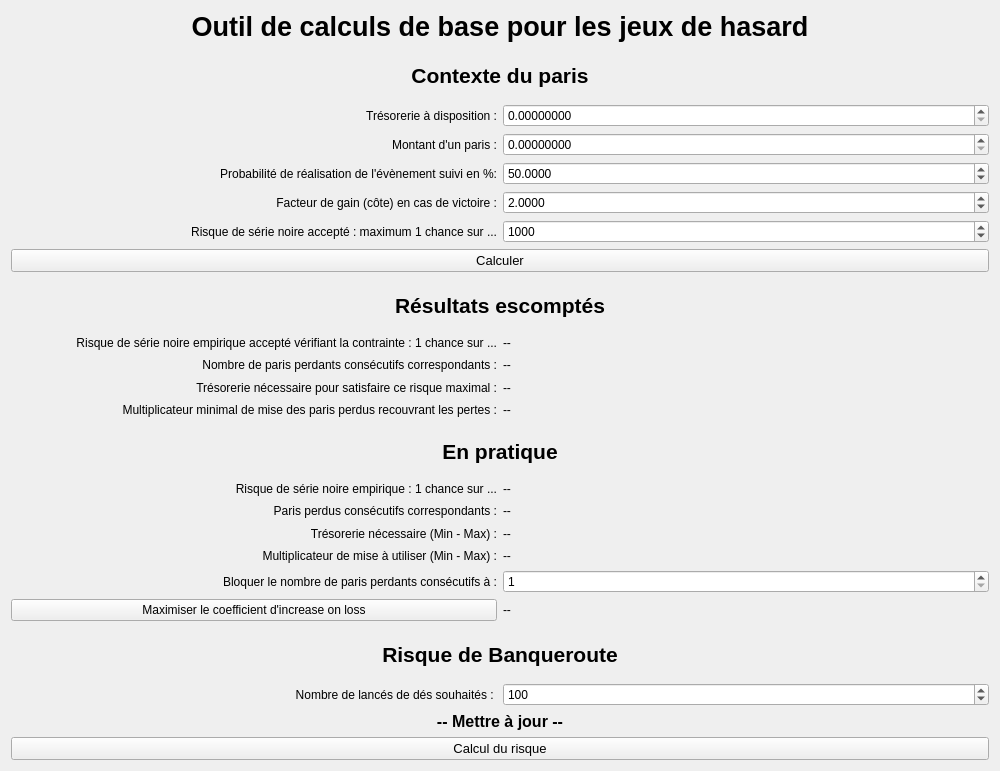
<?xml version="1.0" encoding="UTF-8"?>
<ui version="4.0">
 <class>DiceCalculator</class>
 <widget class="QWidget" name="DiceCalculator">
  <property name="geometry">
   <rect>
    <x>0</x>
    <y>0</y>
    <width>1000</width>
    <height>771</height>
   </rect>
  </property>
  <property name="windowTitle">
   <string>Form</string>
  </property>
  <layout class="QGridLayout" name="gridLayout">
   <item row="11" column="0" colspan="2">
    <widget class="QLabel" name="labelTheoreticalResults">
     <property name="font">
      <font>
       <pointsize>16</pointsize>
       <weight>75</weight>
       <bold>true</bold>
      </font>
     </property>
     <property name="text">
      <string>Résultats escomptés</string>
     </property>
     <property name="alignment">
      <set>Qt::AlignCenter</set>
     </property>
    </widget>
   </item>
   <item row="14" column="1">
    <widget class="QLabel" name="labelOutputLostBetGoal">
     <property name="text">
      <string>--</string>
     </property>
    </widget>
   </item>
   <item row="22" column="0">
    <widget class="QLabel" name="labelPracticalCash">
     <property name="text">
      <string>Trésorerie nécessaire (Min - Max) :</string>
     </property>
     <property name="alignment">
      <set>Qt::AlignRight|Qt::AlignTrailing|Qt::AlignVCenter</set>
     </property>
    </widget>
   </item>
   <item row="21" column="0">
    <widget class="QLabel" name="labelPracticalLostBet">
     <property name="text">
      <string>Paris perdus consécutifs correspondants :</string>
     </property>
     <property name="alignment">
      <set>Qt::AlignRight|Qt::AlignTrailing|Qt::AlignVCenter</set>
     </property>
    </widget>
   </item>
   <item row="16" column="0">
    <widget class="QLabel" name="labelMultiplyGoal">
     <property name="text">
      <string>Multiplicateur minimal de mise des paris perdus recouvrant les pertes :</string>
     </property>
     <property name="alignment">
      <set>Qt::AlignRight|Qt::AlignTrailing|Qt::AlignVCenter</set>
     </property>
    </widget>
   </item>
   <item row="23" column="0">
    <widget class="QLabel" name="labelPracticalMultiply">
     <property name="text">
      <string>Multiplicateur de mise à utiliser (Min - Max) :</string>
     </property>
     <property name="alignment">
      <set>Qt::AlignRight|Qt::AlignTrailing|Qt::AlignVCenter</set>
     </property>
    </widget>
   </item>
   <item row="4" column="1">
    <widget class="QDoubleSpinBox" name="doubleSpinBox_Cash">
     <property name="locale">
      <locale language="English" country="UnitedStates"/>
     </property>
     <property name="decimals">
      <number>8</number>
     </property>
     <property name="maximum">
      <double>999999999999.000000000000000</double>
     </property>
     <property name="singleStep">
      <double>0.000010000000000</double>
     </property>
    </widget>
   </item>
   <item row="27" column="0" colspan="2">
    <widget class="QLabel" name="labelBankruptcy">
     <property name="font">
      <font>
       <pointsize>16</pointsize>
       <weight>75</weight>
       <bold>true</bold>
      </font>
     </property>
     <property name="text">
      <string>Risque de Banqueroute</string>
     </property>
     <property name="alignment">
      <set>Qt::AlignCenter</set>
     </property>
    </widget>
   </item>
   <item row="13" column="0">
    <widget class="QLabel" name="labelBlackRiskGoal">
     <property name="text">
      <string>Risque de série noire empirique accepté vérifiant la contrainte : 1 chance sur ...</string>
     </property>
     <property name="alignment">
      <set>Qt::AlignRight|Qt::AlignTrailing|Qt::AlignVCenter</set>
     </property>
    </widget>
   </item>
   <item row="23" column="1">
    <widget class="QLabel" name="labelOutputPracticalMultiply">
     <property name="text">
      <string>--</string>
     </property>
    </widget>
   </item>
   <item row="6" column="0">
    <widget class="QLabel" name="labelProba">
     <property name="text">
      <string>Probabilité de réalisation de l'évènement suivi en %:</string>
     </property>
     <property name="alignment">
      <set>Qt::AlignRight|Qt::AlignTrailing|Qt::AlignVCenter</set>
     </property>
    </widget>
   </item>
   <item row="21" column="1">
    <widget class="QLabel" name="labelOutputPracticalLostBet">
     <property name="text">
      <string>--</string>
     </property>
    </widget>
   </item>
   <item row="29" column="1">
    <widget class="QSpinBox" name="spinBoxDiceNumber">
     <property name="maximum">
      <number>1000000</number>
     </property>
     <property name="singleStep">
      <number>100</number>
     </property>
     <property name="value">
      <number>100</number>
     </property>
    </widget>
   </item>
   <item row="26" column="0" colspan="2">
    <spacer name="horizontalSpacer_4">
     <property name="orientation">
      <enum>Qt::Horizontal</enum>
     </property>
     <property name="sizeHint" stdset="0">
      <size>
       <width>30</width>
       <height>15</height>
      </size>
     </property>
    </spacer>
   </item>
   <item row="19" column="0" colspan="2">
    <spacer name="horizontalSpacer_7">
     <property name="orientation">
      <enum>Qt::Horizontal</enum>
     </property>
     <property name="sizeHint" stdset="0">
      <size>
       <width>20</width>
       <height>10</height>
      </size>
     </property>
    </spacer>
   </item>
   <item row="10" column="0" colspan="2">
    <spacer name="horizontalSpacer_2">
     <property name="orientation">
      <enum>Qt::Horizontal</enum>
     </property>
     <property name="sizeHint" stdset="0">
      <size>
       <width>30</width>
       <height>15</height>
      </size>
     </property>
    </spacer>
   </item>
   <item row="20" column="0">
    <widget class="QLabel" name="labelPracticalRisk">
     <property name="text">
      <string>Risque de série noire empirique : 1 chance sur ...</string>
     </property>
     <property name="alignment">
      <set>Qt::AlignRight|Qt::AlignTrailing|Qt::AlignVCenter</set>
     </property>
    </widget>
   </item>
   <item row="31" column="0" colspan="2">
    <widget class="QPushButton" name="pushButtonCalculateRisk">
     <property name="font">
      <font>
       <pointsize>10</pointsize>
      </font>
     </property>
     <property name="text">
      <string>Calcul du risque</string>
     </property>
    </widget>
   </item>
   <item row="12" column="0" colspan="2">
    <spacer name="horizontalSpacer_6">
     <property name="orientation">
      <enum>Qt::Horizontal</enum>
     </property>
     <property name="sizeHint" stdset="0">
      <size>
       <width>20</width>
       <height>10</height>
      </size>
     </property>
    </spacer>
   </item>
   <item row="15" column="0">
    <widget class="QLabel" name="labelCashGoal">
     <property name="text">
      <string>Trésorerie nécessaire pour satisfaire ce risque maximal :</string>
     </property>
     <property name="alignment">
      <set>Qt::AlignRight|Qt::AlignTrailing|Qt::AlignVCenter</set>
     </property>
    </widget>
   </item>
   <item row="7" column="1">
    <widget class="QDoubleSpinBox" name="doubleSpinBox_Payout">
     <property name="locale">
      <locale language="English" country="UnitedStates"/>
     </property>
     <property name="decimals">
      <number>4</number>
     </property>
     <property name="maximum">
      <double>100000000.000000000000000</double>
     </property>
     <property name="singleStep">
      <double>0.010000000000000</double>
     </property>
     <property name="value">
      <double>2.000000000000000</double>
     </property>
    </widget>
   </item>
   <item row="29" column="0">
    <widget class="QLabel" name="labelDiceNumber">
     <property name="text">
      <string>Nombre de lancés de dés souhaités : </string>
     </property>
     <property name="alignment">
      <set>Qt::AlignRight|Qt::AlignTrailing|Qt::AlignVCenter</set>
     </property>
    </widget>
   </item>
   <item row="5" column="0">
    <widget class="QLabel" name="labelBet">
     <property name="text">
      <string>Montant d'un paris :</string>
     </property>
     <property name="alignment">
      <set>Qt::AlignRight|Qt::AlignTrailing|Qt::AlignVCenter</set>
     </property>
    </widget>
   </item>
   <item row="15" column="1">
    <widget class="QLabel" name="labelOutputCashGoal">
     <property name="text">
      <string>--</string>
     </property>
    </widget>
   </item>
   <item row="22" column="1">
    <widget class="QLabel" name="labelOutputPracticalCash">
     <property name="text">
      <string>--</string>
     </property>
    </widget>
   </item>
   <item row="2" column="0" colspan="2">
    <widget class="QLabel" name="labelInputs">
     <property name="font">
      <font>
       <pointsize>16</pointsize>
       <weight>75</weight>
       <bold>true</bold>
      </font>
     </property>
     <property name="text">
      <string>Contexte du paris</string>
     </property>
     <property name="alignment">
      <set>Qt::AlignCenter</set>
     </property>
    </widget>
   </item>
   <item row="3" column="0" colspan="2">
    <spacer name="horizontalSpacer_5">
     <property name="orientation">
      <enum>Qt::Horizontal</enum>
     </property>
     <property name="sizeHint" stdset="0">
      <size>
       <width>20</width>
       <height>10</height>
      </size>
     </property>
    </spacer>
   </item>
   <item row="18" column="0" colspan="2">
    <widget class="QLabel" name="labelPracticallyResults">
     <property name="font">
      <font>
       <pointsize>16</pointsize>
       <weight>75</weight>
       <bold>true</bold>
      </font>
     </property>
     <property name="text">
      <string>En pratique</string>
     </property>
     <property name="alignment">
      <set>Qt::AlignCenter</set>
     </property>
    </widget>
   </item>
   <item row="6" column="1">
    <widget class="QDoubleSpinBox" name="doubleSpinBox_Proba">
     <property name="locale">
      <locale language="English" country="UnitedStates"/>
     </property>
     <property name="decimals">
      <number>4</number>
     </property>
     <property name="minimum">
      <double>0.000000000000000</double>
     </property>
     <property name="maximum">
      <double>100.000000000000000</double>
     </property>
     <property name="value">
      <double>50.000000000000000</double>
     </property>
    </widget>
   </item>
   <item row="7" column="0">
    <widget class="QLabel" name="labelPayout">
     <property name="text">
      <string>Facteur de gain (côte) en cas de victoire :</string>
     </property>
     <property name="alignment">
      <set>Qt::AlignRight|Qt::AlignTrailing|Qt::AlignVCenter</set>
     </property>
    </widget>
   </item>
   <item row="0" column="0" colspan="2">
    <widget class="QLabel" name="labelMainTitle">
     <property name="font">
      <font>
       <pointsize>20</pointsize>
       <weight>75</weight>
       <bold>true</bold>
      </font>
     </property>
     <property name="text">
      <string>Outil de calculs de base pour les jeux de hasard</string>
     </property>
     <property name="alignment">
      <set>Qt::AlignCenter</set>
     </property>
    </widget>
   </item>
   <item row="4" column="0">
    <widget class="QLabel" name="labelCash">
     <property name="text">
      <string>Trésorerie à disposition :</string>
     </property>
     <property name="alignment">
      <set>Qt::AlignRight|Qt::AlignTrailing|Qt::AlignVCenter</set>
     </property>
    </widget>
   </item>
   <item row="30" column="0" colspan="2">
    <widget class="QLabel" name="labelOutputBankruptcyRisk">
     <property name="font">
      <font>
       <pointsize>12</pointsize>
       <weight>75</weight>
       <italic>false</italic>
       <bold>true</bold>
      </font>
     </property>
     <property name="text">
      <string>-- Mettre à jour --</string>
     </property>
     <property name="alignment">
      <set>Qt::AlignCenter</set>
     </property>
    </widget>
   </item>
   <item row="1" column="0" colspan="2">
    <spacer name="horizontalSpacer">
     <property name="orientation">
      <enum>Qt::Horizontal</enum>
     </property>
     <property name="sizeHint" stdset="0">
      <size>
       <width>30</width>
       <height>15</height>
      </size>
     </property>
    </spacer>
   </item>
   <item row="13" column="1">
    <widget class="QLabel" name="labelOutputBlackRiskGoal">
     <property name="text">
      <string>--</string>
     </property>
    </widget>
   </item>
   <item row="14" column="0">
    <widget class="QLabel" name="labelLostBetGoal">
     <property name="text">
      <string>Nombre de paris perdants consécutifs correspondants :</string>
     </property>
     <property name="alignment">
      <set>Qt::AlignRight|Qt::AlignTrailing|Qt::AlignVCenter</set>
     </property>
    </widget>
   </item>
   <item row="20" column="1">
    <widget class="QLabel" name="labelOutputPracticalRisk">
     <property name="text">
      <string>--</string>
     </property>
    </widget>
   </item>
   <item row="17" column="0" colspan="2">
    <spacer name="horizontalSpacer_3">
     <property name="orientation">
      <enum>Qt::Horizontal</enum>
     </property>
     <property name="sizeHint" stdset="0">
      <size>
       <width>30</width>
       <height>15</height>
      </size>
     </property>
    </spacer>
   </item>
   <item row="16" column="1">
    <widget class="QLabel" name="labelOutputMultiplyGoal">
     <property name="text">
      <string>--</string>
     </property>
    </widget>
   </item>
   <item row="8" column="0">
    <widget class="QLabel" name="labelBlackRisk">
     <property name="text">
      <string>Risque de série noire accepté : maximum 1 chance sur ...</string>
     </property>
     <property name="alignment">
      <set>Qt::AlignRight|Qt::AlignTrailing|Qt::AlignVCenter</set>
     </property>
    </widget>
   </item>
   <item row="8" column="1">
    <widget class="QSpinBox" name="spinBoxBlackRisk">
     <property name="maximum">
      <number>1000000000</number>
     </property>
     <property name="singleStep">
      <number>100</number>
     </property>
     <property name="value">
      <number>1000</number>
     </property>
    </widget>
   </item>
   <item row="5" column="1">
    <widget class="QDoubleSpinBox" name="doubleSpinBox_Bet">
     <property name="locale">
      <locale language="English" country="UnitedStates"/>
     </property>
     <property name="decimals">
      <number>8</number>
     </property>
     <property name="maximum">
      <double>99999999999.000000000000000</double>
     </property>
     <property name="singleStep">
      <double>0.000001000000000</double>
     </property>
    </widget>
   </item>
   <item row="28" column="0" colspan="2">
    <spacer name="horizontalSpacer_8">
     <property name="orientation">
      <enum>Qt::Horizontal</enum>
     </property>
     <property name="sizeHint" stdset="0">
      <size>
       <width>20</width>
       <height>10</height>
      </size>
     </property>
    </spacer>
   </item>
   <item row="9" column="0" colspan="2">
    <widget class="QPushButton" name="pushButtonCalculateParameters">
     <property name="font">
      <font>
       <pointsize>10</pointsize>
      </font>
     </property>
     <property name="text">
      <string>Calculer</string>
     </property>
    </widget>
   </item>
   <item row="24" column="0">
    <widget class="QLabel" name="labelBlockBetNumber">
     <property name="text">
      <string>Bloquer le nombre de paris perdants consécutifs à :</string>
     </property>
     <property name="alignment">
      <set>Qt::AlignRight|Qt::AlignTrailing|Qt::AlignVCenter</set>
     </property>
    </widget>
   </item>
   <item row="24" column="1">
    <widget class="QSpinBox" name="spinBoxBlockNumberBet">
     <property name="minimum">
      <number>1</number>
     </property>
     <property name="maximum">
      <number>999999999</number>
     </property>
    </widget>
   </item>
   <item row="25" column="0">
    <widget class="QPushButton" name="pushButtonIncreaseOnLossMAX">
     <property name="text">
      <string>Maximiser le coefficient d'increase on loss</string>
     </property>
    </widget>
   </item>
   <item row="25" column="1">
    <widget class="QLabel" name="labelIncreaseOnlossMAX">
     <property name="text">
      <string>--</string>
     </property>
    </widget>
   </item>
  </layout>
 </widget>
 <resources/>
 <connections>
  <connection>
   <sender>spinBoxDiceNumber</sender>
   <signal>valueChanged(int)</signal>
   <receiver>DiceCalculator</receiver>
   <slot>update_bankruptcy_display()</slot>
   <hints>
    <hint type="sourcelabel">
     <x>990</x>
     <y>687</y>
    </hint>
    <hint type="destinationlabel">
     <x>678</x>
     <y>610</y>
    </hint>
   </hints>
  </connection>
  <connection>
   <sender>pushButtonCalculateParameters</sender>
   <signal>clicked()</signal>
   <receiver>DiceCalculator</receiver>
   <slot>compute_expectation()</slot>
   <hints>
    <hint type="sourcelabel">
     <x>507</x>
     <y>256</y>
    </hint>
    <hint type="destinationlabel">
     <x>696</x>
     <y>298</y>
    </hint>
   </hints>
  </connection>
  <connection>
   <sender>pushButtonCalculateRisk</sender>
   <signal>pressed()</signal>
   <receiver>DiceCalculator</receiver>
   <slot>calculate_probability_of_streak()</slot>
   <hints>
    <hint type="sourcelabel">
     <x>424</x>
     <y>761</y>
    </hint>
    <hint type="destinationlabel">
     <x>47</x>
     <y>686</y>
    </hint>
   </hints>
  </connection>
  <connection>
   <sender>pushButtonIncreaseOnLossMAX</sender>
   <signal>clicked()</signal>
   <receiver>DiceCalculator</receiver>
   <slot>maximize_increase_on_loss()</slot>
   <hints>
    <hint type="sourcelabel">
     <x>188</x>
     <y>612</y>
    </hint>
    <hint type="destinationlabel">
     <x>121</x>
     <y>525</y>
    </hint>
   </hints>
  </connection>
  <connection>
   <sender>spinBoxBlockNumberBet</sender>
   <signal>valueChanged(int)</signal>
   <receiver>DiceCalculator</receiver>
   <slot>update_n_break()</slot>
   <hints>
    <hint type="sourcelabel">
     <x>557</x>
     <y>579</y>
    </hint>
    <hint type="destinationlabel">
     <x>673</x>
     <y>486</y>
    </hint>
   </hints>
  </connection>
 </connections>
 <slots>
  <slot>update_bankruptcy_display()</slot>
  <slot>compute_expectation()</slot>
  <slot>maximize_increase_on_loss()</slot>
  <slot>update_n_break()</slot>
  <slot>calculate_probability_of_streak()</slot>
 </slots>
</ui>
